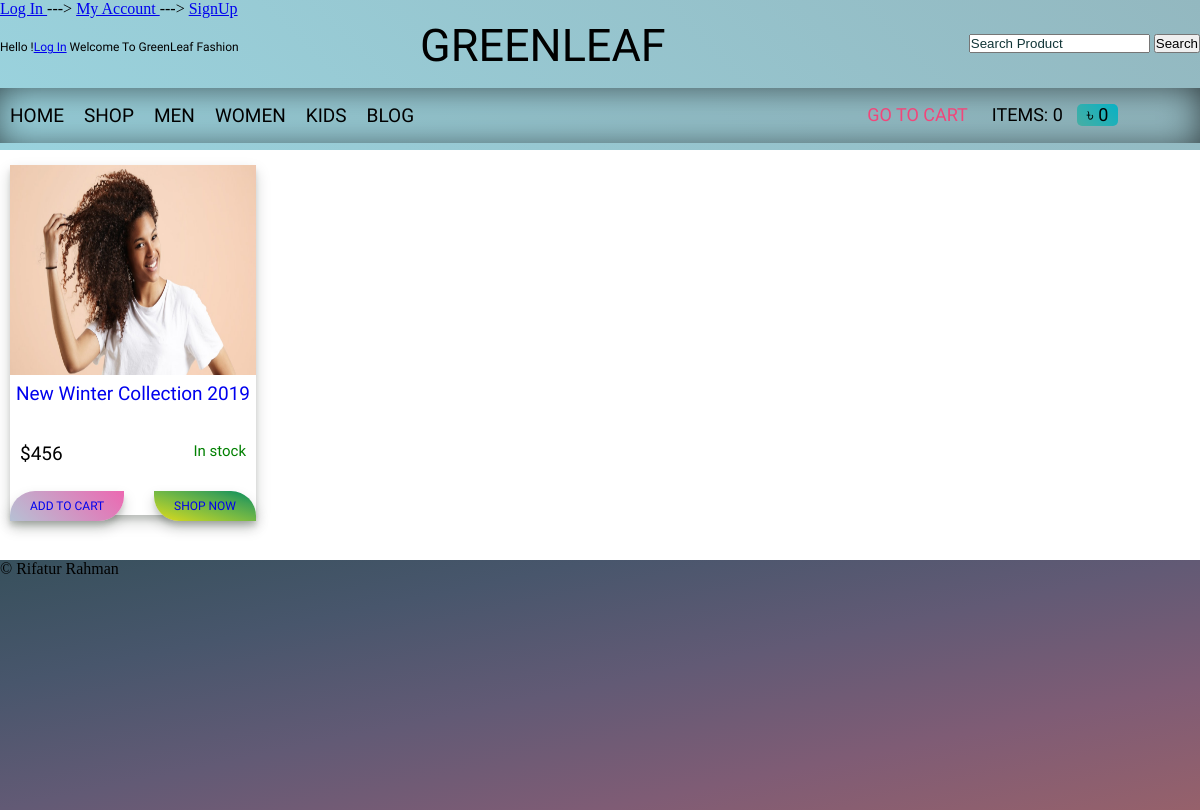
The app's page /girls.php with its own data.
### tables this page shows
CREATE TABLE `product` (
  `productID` int(11) NOT NULL,
  `productName` varchar(50) NOT NULL,
  `SKU` varchar(50) NOT NULL,
  `productPrice` int(10) NOT NULL,
  `productQuantity` int(11) NOT NULL,
  `productOrigin` varchar(10) NOT NULL,
  `productSizes` varchar(5) NOT NULL,
  `image` varchar(1000) NOT NULL,
  `discription` varchar(1100) NOT NULL,
  `categoryID` int(11) NOT NULL,
  `productDate` date NOT NULL,
  `keyword` varchar(250) NOT NULL
);

### girls.php (the view, shortened to what this page needs)
<?php include('header.php'); ?>
<div class="product-content container">
    <?php
      $conn=mysqli_connect("localhost","root","","greenleaf");
            $query= "SELECT * FROM product WHERE productOrigin='GIRLS'";
            $result=mysqli_query($conn,$query);
            while($row=mysqli_fetch_assoc($result)){
                $p_id = $row['productID'];
                $p_name = $row['productName'];
                $p_price = $row['productPrice'];
                $p_img = $row['image'];
     ?>
      <div class="product-presentation">
            <div class="header-presentation">
                <img src="admin/images/<?php echo $p_img; ?>" width="100%" height="100%">
            </div>
            <div class="bottom-presentation">
                  <div class="product-title">
                      <a href="product-details.php?productID=<?php echo $p_id; ?>"><?php echo $p_name; ?></a>
                  </div>
                  <div class="product-price">
                    <span> $<?php echo $p_price; ?></span>
                    <span> In stock</span>
                  </div>
                  <div class="product-widget">
                      <div class="Cart-btn">
                              <a href="index.php?addcart=<?php echo $p_id; ?>">ADD TO CART</a>
                      </div>
                      <div class="view-btn">
                            <a href="productDtails.php?productID=<?php echo $p_id;?>">SHOP NOW</a>
                      </div>
                  </div>
            </div>
      </div>
  <?php } ?>
</div>
<?php include('footer.php'); ?>

### css/style.css (style rules this page uses)
*,html { margin: 0; padding: 0; }
::placeholder { color: #113537; opacity: 1; }
.product-content { width: 100%; display: flex; flex-wrap: wrap; flex-direction: row; margin-top: 5px; margin-bottom:25px; }
.product-presentation { width:246px; height: 350px; border: 5px solid linear-gradient(to right top, #0d354f, #00445a, #00525d, #005f57, #0c6b4a);; margin-left: 10px; margin-top: 10px; margin-bottom: 20px; color: mix(#EC68B1, $muted-color, 30%); box-shadow: 0 7px 14px rgba(0, 20, 0, 0.18), 0 5px 5px rgba(0, 20, 0, 0.12); }
.header-presentation { height: 60%; width: 100%; }
.bottom-presentation { width: 100%; height: 38%; margin-top: 3%; position: relative; }
.product-title { height: 30%; overflow: hidden; text-overflow: ellipsis; width: 100%; text-align: center; }
.product-title a { text-decoration: none; text-transform: capitalize; font-size: 19px; font-family: 'Aldrich', sans-serif; }
.product-price { height: 15%; overflow: hidden; width: 100%; margin-top: 8%; text-align: center; display: flex; justify-content: space-between; }
.product-price span { margin-left: 10px; font-size: 19px; font-family: 'Aldrich', sans-serif; }
.product-price span:nth-child(2) { margin-right: 10px; color: Green; font-size: 15px; }
.product-widget { width: 100%; display: flex; height: 23%; margin-top: 10px; justify-content: space-between; bottom: 0; position: absolute; }
.Cart-btn { margin-top: 11px; }
.Cart-btn a { text-decoration: none; font-family: 'Aldrich', sans-serif; font-size: 12px; cursor: pointer; padding: 8px 20px; border-radius:25px 0 25px 0; background: linear-gradient(45deg,#B6C1D4,#EC68B1); color: mix(#EC68B1, $muted-color, 30%); box-shadow: 0 7px 14px rgba(0, 20, 0, 0.18), 0 5px 5px rgba(0, 20, 0, 0.12); }
.view-btn { margin-top: 11px; position: relative; }
.view-btn a { text-decoration: none; font-family: 'Aldrich', sans-serif; font-size: 12px; cursor: pointer; padding: 8px 20px; border-radius:0 25px 0 25px; background-image: linear-gradient(to right top, #e3da1a, #a8cb31, #73b845, #42a354, #018c5c); color: mix(#EC68B1, $muted-color, 30%); box-shadow: 0 7px 14px rgba(0, 20, 0, 0.18), 0 5px 5px rgba(0, 20, 0, 0.12); }

### records on screen
product: image (picture), productName "New Winter Collection 2019", productPrice "456"

### other values on screen
$count "0"
$total "0"
